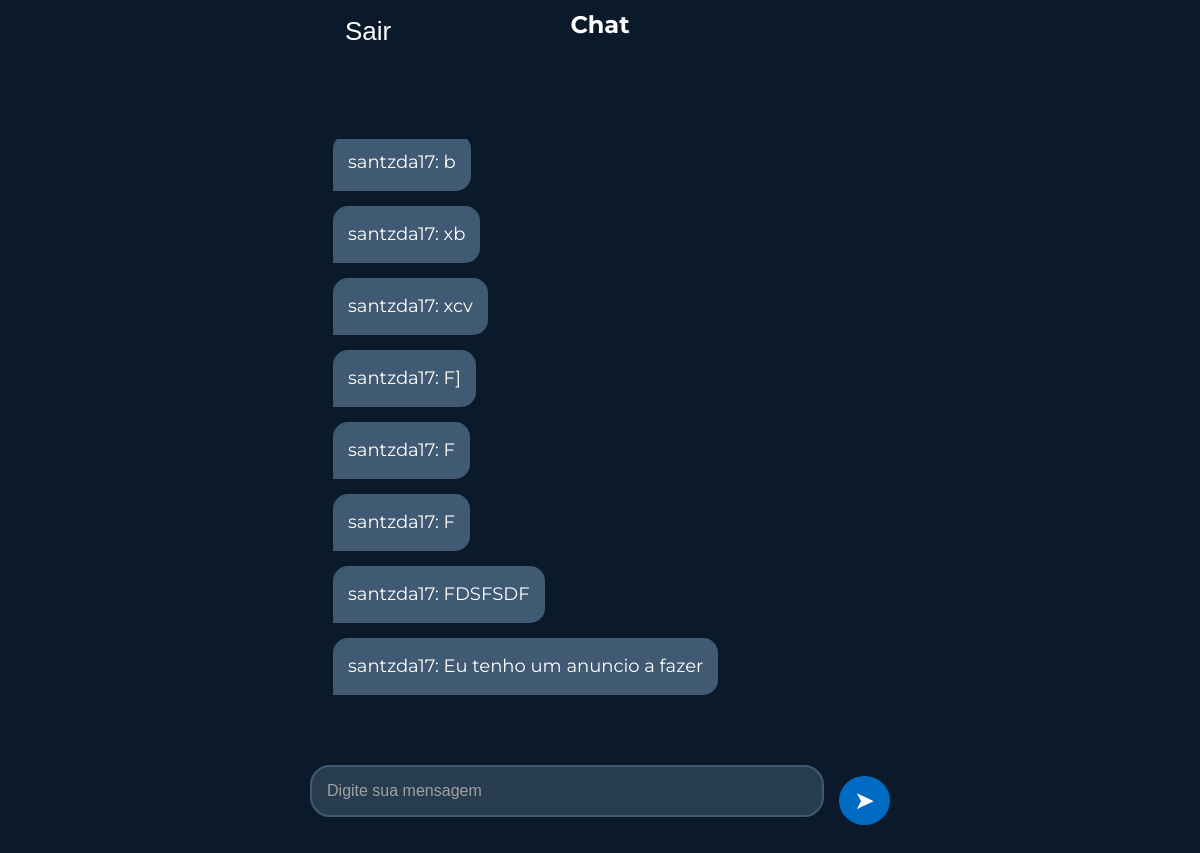
Page /chat on the committed database.
### tables this page shows
CREATE TABLE "tb_chat" (
	"id"	INTEGER,
	"id_usuario"	INTEGER,
	"mensagem"	INTEGER,
	"data_hora"	DATETIME,
	PRIMARY KEY("id"),
	FOREIGN KEY("id_usuario") REFERENCES "tb_chat"
);

### run.py (the view)
@app.route('/chat', methods=['POST', 'GET'])
def enviar():
    chat_obj = Chat()
    if request.method == 'POST':
        mensagem = request.form.get('mensagem')
        chat_obj.mensagem = mensagem
        chat_obj.enviar_mensagem()
        socketio.emit('atualizar_lista')
        return redirect('/chat')
    mensagens = chat_obj.consultar_mensagem()
    return render_template('chat.html', mensagens=mensagens)

### controllers/chat.py (called while the page is built)
    def consultar_mensagem(self):
        try:
            dados = self.banco.consultar('tb_chat')
            print("Chat.py | Consultar Mensagem | Consultado com sucesso")
            return dados
        except:
            print("Chat.py | Consultar Mensagem | Erro ao consultar")

### controllers/sql.py (called while the page is built)
    def conectar(self):
        self.conexao = sqlite3.connect("models/banco.db")
        self.cursor = self.conexao.cursor()

    def desconectar(self):
        self.conexao.close()

    def consultar(self, tabela):
        self.conectar()
        sql = f"SELECT * FROM {tabela}"
        self.cursor.execute(sql)
        resultado = self.cursor.fetchall()
        self.desconectar()
        return resultado

### templates/chat.html (shortened to what this page needs)
<!DOCTYPE html>
<html lang="pt-br">
<head>
    <link rel="stylesheet" href="/static/styles/estiloChat.css">
</head>
<body>
    <div class="nav">
        <div class="div-botao">
            <button type="submit" class="sair-botao">Sair</button>
        </div>
        <div class="div-chat">
            <h2>Chat</h2>
        </div>
    </div>
    <div class="caixa_texto" id="chatBox">
        {% for msg in mensagens %}
            {% if msg[2].startswith(session['nome_usuario'] ~ ':') %}
                <div class="mensagem eu">{{ msg[2] }}</div>
            {% else %}
                <div class="mensagem">{{ msg[2] }}</div>
            {% endif %}
        {% endfor %}
    </div>
    <form action="/chat" method="post">
        <input type="text" name="mensagem" placeholder="Digite sua mensagem" required>
        <button type="submit">➤</button>
    </form>
</body>
</html>

### static/styles/estiloChat.css (style rules this page uses)
* { margin: 0px; padding: 0px; }
body { background-color: #0A1A2B; color: white; height: 100vh; font-family: 'Montserrat', sans-serif; display: flex; justify-content: center; align-items: center; flex-direction: column; width: 100%; }
.caixa_texto { display: flex; justify-self: center; align-items: flex-start; flex-direction: column; width: 47%; max-height: 60%; overflow-y: auto; margin-bottom: 20px; border-radius: 10px; padding: 15px; box-sizing: border-box; font-size: 18px; }
.nav { display: flex; justify-content: space-around; align-items: top; flex-direction: row; width: 100%; gap: 200px; }
.div-botao { width: 50%; position: absolute; top: 0; padding-left: 60px; margin-top: 6px; }
.div-chat { width: 100%; position: absolute; top: 0; margin-top: 5px; }
.sair-botao { display: flex; background-color: #0A1A2B; border-radius: 15px; text-decoration: none; color: #ffff; font-size: 26px; }
h2 { display: flex; justify-content: center; align-items: baseline; height: 10%; margin-top: 5px; }
.mensagem { background-color: #3F5A72; padding: 15px; border-radius: 15px; margin-bottom: 15px; max-width: 80%; word-wrap: break-word; line-height: 1.5; align-self: flex-start; }
.mensagem:not(.eu) { background-color: #3F5A72; align-self: flex-start; color: white; border-bottom-left-radius: 0; border-bottom-right-radius: 15px; border-top-left-radius: 15px; border-top-right-radius: 15px; }
form { width: 100%; display: flex; justify-content: center; align-items: center; margin-top: 20px; }
input { display: flex; justify-self: center; background-color: #273D4F; padding: 15px; width: 40%; border-radius: 20px; color: white; font-size: 16px; border: 2px solid #3F5A72; margin-right: 15px; margin-bottom: 20px; outline: none; }
input::placeholder { color: #a0a0a0; }
button { background-color: #006BC3; border: none; border-radius: 50%; color: white; font-size: 25px; padding: 10px 15px; cursor: pointer; transition: background-color 0.3s ease-in-out; }

### rows in the picture
tb_chat: mensagem "santzda17: b"
tb_chat: mensagem "santzda17: xb"
tb_chat: mensagem "santzda17: xcv"
tb_chat: mensagem "santzda17: F]"
tb_chat: mensagem "santzda17: F"
tb_chat: mensagem "santzda17: F"
tb_chat: mensagem "santzda17: FDSFSDF"
tb_chat: mensagem "santzda17: Eu tenho um anuncio a fazer"
